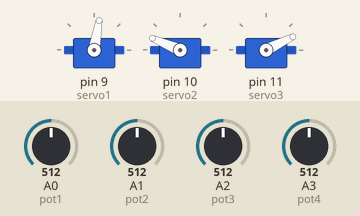
Simulated run of this sketch. Board: Arduino Uno, built with avr-gcc and run on an emulated ATmega328P. Parts: 3 × servo. Inputs (shaded band) come from the test bench; at power-on: A1 (pot2) = 512, A0 (pot1) = 512, A2 (pot3) = 512, A3 (pot4) = 512.

Above: at 0.85 s.
1.3 s: A1 (pot2) set to 716
At 3.49 s:
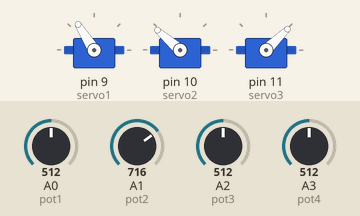
4.3 s: A0 (pot1) set to 716
At 6.08 s:
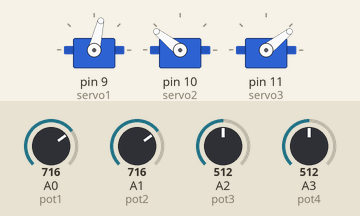
7.3 s: A1 (pot2) set to 150
At 9.72 s:
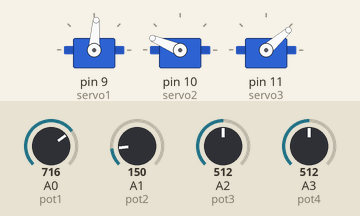
10.3 s: A0 (pot1) set to 306
At 11.76 s:
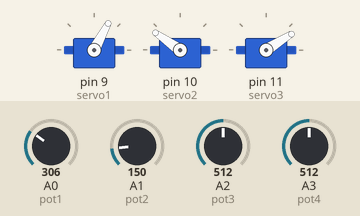
13.3 s: A2 (pot3) set to 716
19.3 s: A0 (pot1) set to 796
22.3 s: A0 (pot1) set to 821
Timing chart, 0 to 26.3 s (numbered marks = the images above; inputs shaded):
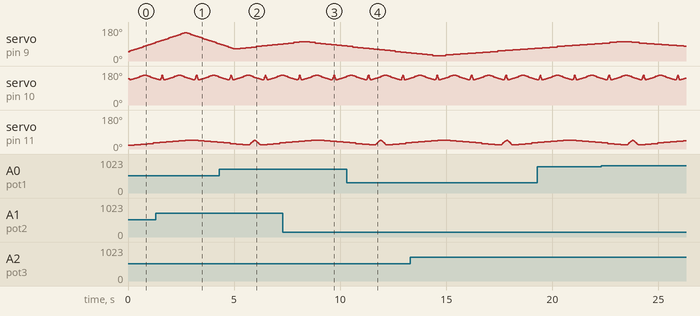

The sketch:

Servo_Control_Feb2022.ino
```cpp
#include <Servo.h>

Servo servo1;
Servo servo2;
Servo servo3;
//=================
//pots
int pot1 = A0;
int pot2 = A1;
int pot3 = A2;
int pot4 = A3;
int joy1 = A4;
int joy2 = A5;

int pot1Value;
int pot2Value;
int pot3Value;
int pot4Value;
/*
// pots to control MinDegrees
                  MaxDegrees
                  SlowInterval
                  FastInterval
                  Degrees
                  */
int minDegrees;
int maxDegrees;
int slowInterval;
int fastInterval;


const int servo1MinDegrees = 50;
const int servo1MaxDegrees = 100;
const int servo2MinDegrees = 130;
const int servo2MaxDegrees = 160;
const int servo3MinDegrees = 20;
const int servo3MaxDegrees = 50;
//...............................................................................................
int servo1Pos = 50;     // the current angle of the servo - starting at 50.
int servo1SlowInterval = 80; // millisecs between servo moves
int servo1FastInterval = 10;
int servo1Interval = servo1SlowInterval; // initial millisecs between servo moves
int servo1Degrees = 3;       // amount servo moves at each step

int servo2Pos = 130;     // the current angle of the servo - starting at 130.
int servo2SlowInterval = 80; // millisecs between servo moves
int servo2FastInterval = 10;
int servo2Interval = servo2SlowInterval; // initial millisecs between servo moves
int servo2Degrees = 3;       // amount servo moves at each step

int servo3Pos = 20;     // the current angle of the servo - starting at 20.
int servo3SlowInterval = 300; // millisecs between servo moves
int servo3FastInterval = 30;
int servo3Interval = servo3SlowInterval; // initial millisecs between servo moves
int servo3Degrees = 3;       // amount servo moves at each step
//..................................................................................................

unsigned long currentMillis1 = 0;    // stores the value of millis() in each iteration of loop()
unsigned long currentMillis2 = 0;    // stores the value of millis() in each iteration of loop()
unsigned long currentMillis3 = 0;    // stores the value of millis() in each iteration of loop()


unsigned long previousServo1Millis = 0; // the time when the servo was last moved
unsigned long previousServo2Millis = 0; // the time when the servo was last moved
unsigned long previousServo3Millis = 0; // the time when the servo was last moved


void setup() {
  Serial.begin(9600);
  servo1.attach(9);
  servo2.attach(10);
  servo3.attach(11);

   servo1.write(50);    // 50-100
  servo2.write(140);  //140 - 170
  servo3.write(20); //20 -70

  pinMode(pot1,INPUT);
  pinMode(pot2,INPUT);
   pinMode(pot3,INPUT);
  pinMode(pot4,INPUT);


}

void loop() {


  servoSweep();
//minDegrees = analogRead(pot1);
//maxDegrees = analogRead(pot2);

//minDegrees = map(minDegrees,0,1023,0,90);
//maxDegrees = map(maxDegrees,0,1023,90,180);
//Serial.print("minDegrees = ");Serial.println(minDegrees);
//Serial.print("maxDegrees = ");Serial.println(maxDegrees);
//Serial.print("slowInterval = ");Serial.println(slowInterval);
//Serial.print("fastInterval = ");Serial.println(fastInterval);

}


//========================================START
void servoSweep() {
 currentMillis1 = millis();
  currentMillis2 = millis();
  currentMillis3 = millis();

  minDegrees = analogRead(pot1);
maxDegrees = analogRead(pot2);
slowInterval = analogRead(pot3);
fastInterval = analogRead(pot4);

minDegrees = map(minDegrees,0,1023,0,90);
maxDegrees = map(maxDegrees,0,1023,90,180);
slowInterval = map(slowInterval,0,1023,5,500);
fastInterval = map(fastInterval,0,1023,5,500);


  //==================================START SERVO1 IF STATEMENTS
  if (currentMillis1 - previousServo1Millis >= servo1Interval) {
    previousServo1Millis += servo1Interval;
    servo1Pos = servo1Pos + servo1Degrees;
    if (servo1Pos <= minDegrees) {
      if (servo1Interval == slowInterval) {
        servo1Interval = fastInterval;
      }
      else {
        servo1Interval = slowInterval;
      }
    }
    if ((servo1Pos >= maxDegrees) || (servo1Pos <= minDegrees))  {
      servo1Degrees = - servo1Degrees; // reverse direction
      servo1Pos = servo1Pos + servo1Degrees;
    }
    servo1.write(servo1Pos);
  }

  //=========================================END SERVO1 IF STATEMENTS
  //==================================START SERVO2 IF STATEMENTS
  if (currentMillis2 - previousServo2Millis >= servo2Interval) {
    previousServo2Millis += servo2Interval;
    servo2Pos = servo2Pos + servo2Degrees;
    if (servo2Pos <= servo2MinDegrees) {
      if (servo2Interval == servo2SlowInterval) {
        servo2Interval = servo2FastInterval;
      }
      else {
        servo2Interval = servo2SlowInterval;
      }
    }
    if ((servo2Pos >= servo2MaxDegrees) || (servo2Pos <= servo2MinDegrees))  {
      servo2Degrees = - servo2Degrees; // reverse direction
      servo2Pos = servo2Pos + servo2Degrees;
    }
    servo2.write(servo2Pos);
  }

  //=========================================END SERVO2 IF STATEMENTS
  //==================================START SERVO3 IF STATEMENTS
  if (currentMillis3 - previousServo3Millis >= servo3Interval) {
    previousServo3Millis += servo3Interval;
    servo3Pos = servo3Pos + servo3Degrees;
    if (servo3Pos <= servo3MinDegrees) {
      if (servo3Interval == servo3SlowInterval) {
        servo3Interval = servo3FastInterval;
      }
      else {
        servo3Interval = servo3SlowInterval;
      }
    }
    if ((servo3Pos >= servo3MaxDegrees) || (servo3Pos <= servo3MinDegrees))  {
      servo3Degrees = - servo3Degrees; // reverse direction
      servo3Pos = servo3Pos + servo3Degrees;
    }
    servo3.write(servo3Pos);
  }

  //=========================================END SERVO3 IF STATEMENTS

}

//========================================END
```

panTiltZoom1.ino
```cpp
void panTiltZoom1(){

}
```
